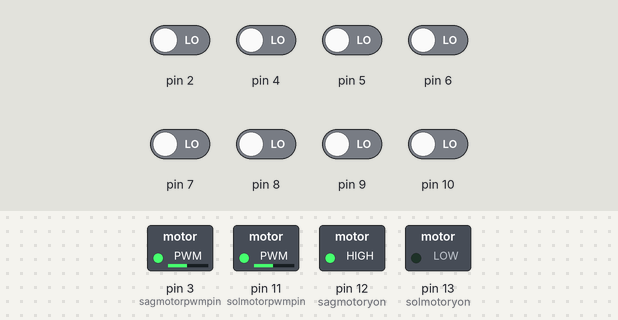
A sketch run on a simulated Arduino Uno, built with avr-gcc and run on an emulated ATmega328P. Parts: switched loads named in the sketch (green lamp = pin HIGH). Inputs (shaded band) come from the test bench; at power-on: pin 2, pin 4–10 LOW.

Above: at 10.0 s.
10.1 s: pin 2 driven HIGH
At 11.2 s:
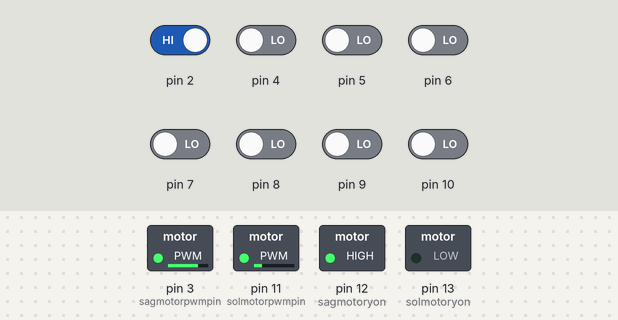
11.6 s: pin 4 driven HIGH
At 12.4 s:
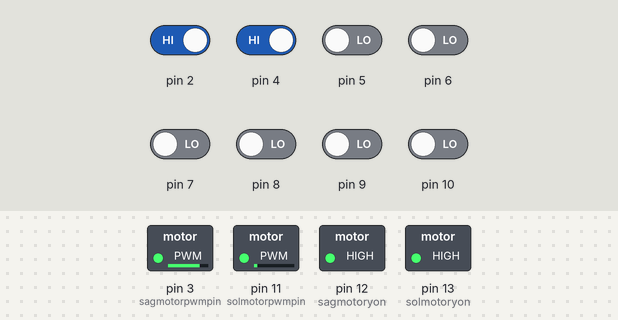
13.1 s: pin 5 driven HIGH
At 13.5 s:
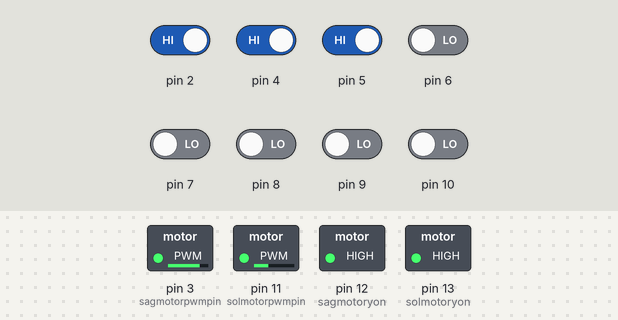
14.6 s: pin 6 driven HIGH
At 15.8 s:
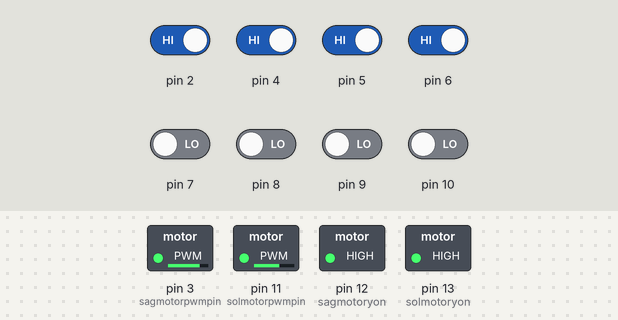
16.1 s: pin 9 driven HIGH
At 17.0 s:
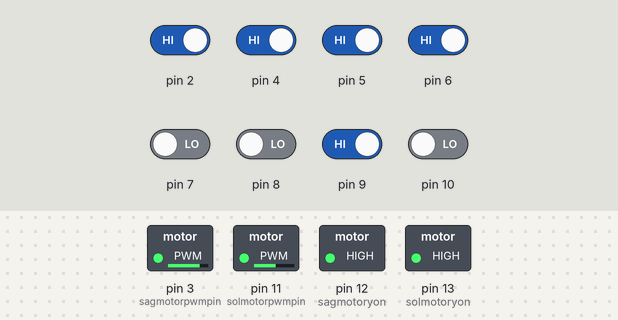
17.6 s: pin 10 driven HIGH
At 18.0 s:
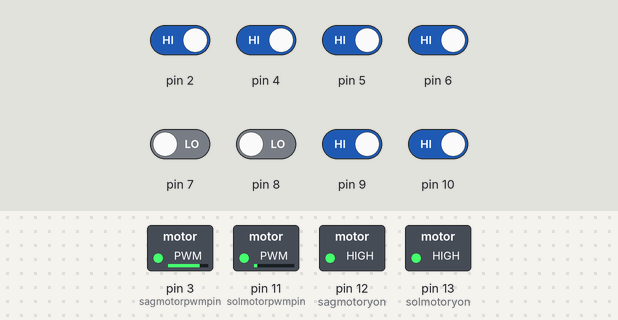
Timing chart, 0 to 20.1 s (numbered marks = the images above; inputs shaded):
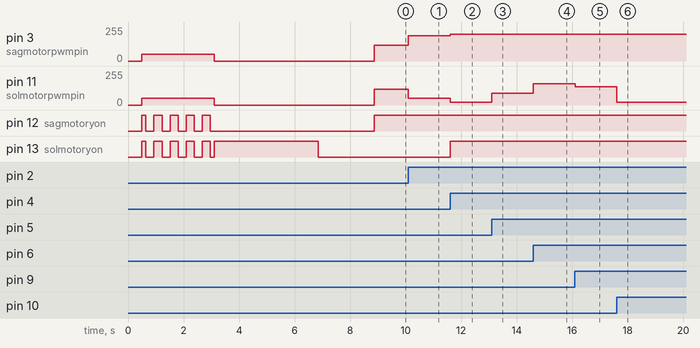

The sketch:

rapid_cizgi_izleyen_ardumoto.ino
```cpp
#include <QTRSensors.h>

#define sagtabanhiz 120
#define soltabanhiz 120
#define solmotoryon  13
#define solmotorpwmpin 11
#define sagmotoryon 12
#define sagmotorpwmpin 3


//QTRSensorsRC qtrrc((unsigned char[]) { A5, A4, A3, A2, A1 , A0, 7, 6} ,8, 2500, QTR_NO_EMITTER_PIN); // Motozade ise

QTRSensorsRC qtrrc((unsigned char[]) { 2, 4, 5, 6, 7 , 8, 9, 10} ,8, 2500, QTR_NO_EMITTER_PIN); // ardumoto ise

unsigned int sensorValues[8];

void setup()
{
      delay(500);
      pinMode(sagmotoryon, OUTPUT);
      pinMode(sagmotorpwmpin, OUTPUT);
      pinMode(solmotoryon, OUTPUT);
      pinMode(solmotorpwmpin, OUTPUT);
      int i;
      digitalWrite(13,HIGH);

     for (int i = 0; i < 200; i++)
     {
         if ( 0 <= i && i < 5   )  hafifsagadon();
         if ( 5 <= i && i  < 15   )  hafifsoladon();
         if ( 15 <= i && i < 25   )  hafifsagadon();
         if ( 25 <= i && i < 35   )  hafifsoladon();
         if ( 35 <= i && i < 45   )  hafifsagadon();
         if ( 45 <= i && i < 55  )  hafifsoladon();
         if ( 55 <= i && i < 65   )  hafifsagadon();
         if ( 65 <= i && i < 75  )  hafifsoladon();
         if ( 75 <= i && i < 85   )  hafifsagadon();
         if ( 85 <= i && i < 90  )  hafifsoladon();

         if ( i >= 90  )  {frenle(); delay(5);}

       qtrrc.calibrate();
       delay(4);
      }
    digitalWrite(13,LOW);
    delay(2000);
}

int sonhata = 0;
float Kp = 0.14;
float Kd = 2;

int sagmotorpwm = 0;
int solmotorpwm = 0;
int zemin=1;

void loop()
{


  // Pozisyon hesabı QTRlibrary tarafından yaptırılıyor
  unsigned int sensorValues[8];
  unsigned int position = qtrrc.readLine(sensorValues,1,zemin);
  int hata = position-3500;

  // zemin değiştirme kodları
  //if ( sensorValues[0]<200 && sensorValues[7]<200  ) { zemin=0;  }//beyaz
  //if ( sensorValues[0]>750 && sensorValues[7]>750  ) { zemin=1;  }//siyah


  //////////// motorlara verilecek hız düzeltme oran hesabı
  int duzeltmehizi = Kp * hata + Kd*(hata - sonhata);
  sonhata = hata;


  //////////// Motorlara uygulanacak kesin hız ayarları
   sagmotorpwm = sagtabanhiz + duzeltmehizi  ;
   solmotorpwm = soltabanhiz - duzeltmehizi  ;

   sagmotorpwm = constrain(sagmotorpwm, -250, 200); ///// Burada motorlara uygulanacak PWM değerlerine sınırlandırma getirilmiştir.
   solmotorpwm = constrain(solmotorpwm, -250, 200);
   motorkontrol(sagmotorpwm,solmotorpwm);
  //   Seri monitörde hata, sağ ve sol motor hız değerlerini gösternek için alttaki satırı aktif yapınız
  //   Serial.print(hata);  Serial.print(" "); Serial.print(sagmotorpwm); Serial.print(" "); Serial.println(solmotorpwm); delay(100);

}
// Motor kontrol alt programı
void motorkontrol(int sagmotorpwm, int solmotorpwm){

  if(sagmotorpwm<=0) {
      sagmotorpwm=abs(sagmotorpwm);
      digitalWrite(sagmotoryon, LOW);
      analogWrite(sagmotorpwmpin, sagmotorpwm);
    }
  else {
      digitalWrite(sagmotoryon, HIGH);
      analogWrite(sagmotorpwmpin, sagmotorpwm);
  }

  if(solmotorpwm<=0) {
     solmotorpwm=abs(solmotorpwm);
     digitalWrite(solmotoryon, HIGH);
     analogWrite(solmotorpwmpin, solmotorpwm);
    }
   else {
    digitalWrite(solmotoryon, LOW);
    analogWrite(solmotorpwmpin, solmotorpwm);
   }
}


void frenle(){motorkontrol(0,0);}

void hafifsagadon(){motorkontrol(50,-50);}

void hafifsoladon(){motorkontrol(-50,50);}
```

Measured:
- after the input at 10.1 s, pin 3 (sagmotorpwmpin): 120/255 → 190/255 at once; pin 11 (solmotorpwmpin): 120/255 → 50/255 at once
- after the input at 11.6 s, pin 3 (sagmotorpwmpin): 190/255 → 200/255 at once; pin 11 (solmotorpwmpin): 50/255 → 20/255 at once; pin 13 (solmotoryon): LOW → HIGH at once
- after the input at 13.1 s, pin 11 (solmotorpwmpin): 20/255 → 90/255 at once
- after the input at 14.6 s, pin 11 (solmotorpwmpin): 90/255 → 160/255 at once
- after the input at 16.1 s, pin 11 (solmotorpwmpin): 160/255 → 136/255 at once
- after the input at 17.6 s, pin 11 (solmotorpwmpin): 136/255 → 20/255 at once
